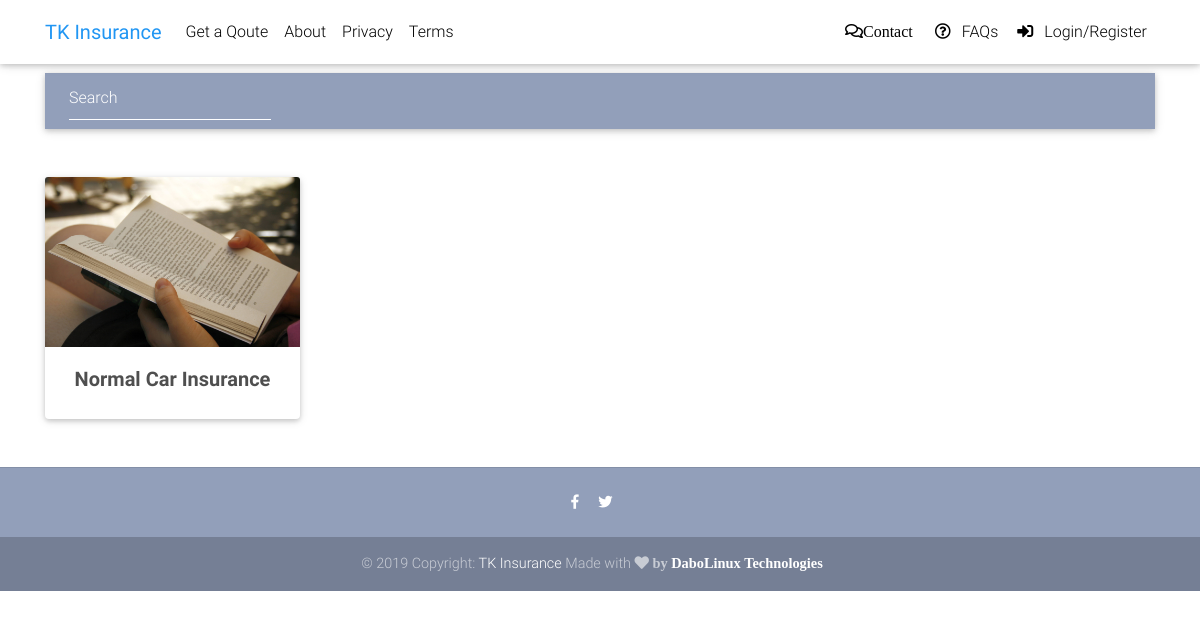
The app's page /insurance/, older data.
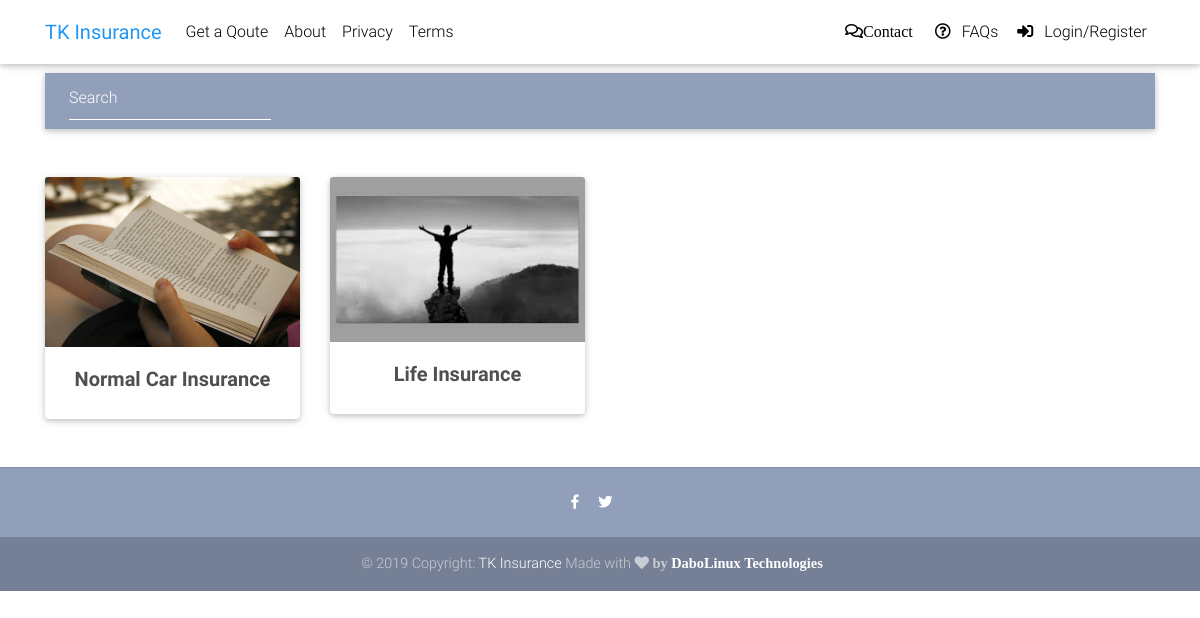
The same page, newer data.
### insurance/models.py (models this page shows, shortened)
class InsuranceType(models.Model):
    name = models.CharField(max_length=255)
    image = models.ImageField(blank=True, null=True, upload_to='insurances')
    uui = models.UUIDField('Insurance Type Unique ID', default=uuid4,)
    summary = RichTextField()
    class Meta:
        verbose_name = 'Insurance Type'
        verbose_name_plural = 'Insurance Types'
        ordering = ["-name",]

### insurance/views.py (the view)
# urls.py: url(r'', InsuranceView.as_view(),  name='list'),
class InsuranceView(ListView):
    template_name = "insurance/insurance_list.html"
    model = InsuranceType
    def get_context_data(self, **kwargs):
        context = super().get_context_data(**kwargs)
        return context

### templates/insurance/insurance_list.html (shortened to what this page needs)
{% extends "core/base.html" %}
{% load static %}
  {% block content %}
  <main>
    <div class="container">
      <nav class="navbar navbar-expand-lg navbar-dark mdb-color lighten-3 mt-3 mb-5">
        <div class="collapse navbar-collapse" id="basicExampleNav">
          <form class="form-inline">
            <div class="md-form my-0">
              <input class="form-control mr-sm-2" type="text" placeholder="Search" aria-label="Search">
            </div>
          </form>
        </div>
      </nav>
      <section class="text-center mb-4">
        <div class="row wow fadeIn">
          {% for insurance in object_list  %}
          <div class="col-lg-3 col-md-6 mb-4">
            <div class="card">
              <div class="view overlay">
                {% if insurance.image %}
                <img src="{{ insurance.image.url }}" class="card-img-top" alt="{{ insurance.name }} Cover">
                {% else %}
                <img src="{% static 'core/img/reading.jpg' %}" class="card-img-top" alt="{{ insurance.name }} Cover">
                {% endif %}
              </div>
              <div class="card-body text-center">
                <h5>
                  <strong>
                    <a href="" class="dark-grey-text"> {{ insurance.name }}
                    </a>
                  </strong>
                </h5>
              </div>
            </div>
          </div>
          {% endfor %}
        </div>
      </section>
    </div>
  </main>
  {% endblock content %}

### templates/core/base.html (shortened to what this page needs)
{% load static %}
<!DOCTYPE html>
<html lang="en">
<head>
  <link rel="stylesheet" href="https://use.fontawesome.com/releases/v5.6.1/css/all.css">
  <link href="{% static  'core/css/bootstrap.min.css' %}" rel="stylesheet">
  <link href="{% static  'core/css/mdb.min.css' %}" rel="stylesheet">
  <link href="{% static  'core/css/style.min.css' %}" rel="stylesheet">
</head>
<body>
    {% include 'core/menu.html' %}
    {% block content %}
    {% endblock content %}
  <footer class="page-footer text-center font-small mt-4 wow fadeIn">
    <hr class="my-4">
    <div class="pb-4">
      <a href="https://www.facebook.com/mdbootstrap" target="_blank">
        <i class="fab fa-facebook-f mr-3"></i>
      </a>
      <a href="https://twitter.com/MDBootstrap" target="_blank">
        <i class="fab fa-twitter mr-3"></i>
      </a>
    </div>
    <div class="footer-copyright py-3">
      © 2019 Copyright:
      <a href="{% url 'core:about' %}" target="_blank">  TK Insurance </a> Made with <i class="fas fa-heart  mr-3"> by <a href="https://ahmadabdulnasir.com.ng/me/" target="_blank">DaboLinux Technologies</a>  </i>
    </div>
  </footer>
</body>
</html>

### templates/core/menu.html (shortened to what this page needs)
{% load static %}
<header>
 <nav class="navbar fixed-top navbar-expand-lg navbar-light white scrolling-navbar">
    <div class="container">
      <a class="navbar-brand waves-effect" href="/">
        <strong class="blue-text">TK Insurance</strong>
      </a>
      <div class="collapse navbar-collapse" id="navbarSupportedContent">
        <ul class="navbar-nav mr-auto">
          <li class="nav-item">
            <a class="nav-link waves-effect" href="">Get a Qoute</a>
          </li>
          <li class="nav-item">
            <a class="nav-link waves-effect" href="{% url 'core:about' %}">About</a>
          </li>
          <li class="nav-item">
            <a class="nav-link waves-effect" href="{% url 'core:privacy' %}">Privacy</a>
          </li>
          <li class="nav-item">
            <a class="nav-link waves-effect" href="{% url 'core:terms' %}">Terms</a>
          </li>
        </ul>
        <ul class="navbar-nav nav-flex-icons">
          <li class="nav-item">
            <a class="nav-link waves-effect" href=""><i class="far fa-comments">Contact</i></a>
          </li>
          <li class="nav-item">
            <a href="{% url 'core:help' %}" class="nav-link waves-effect">
              <i class="far fa-question-circle mr-2"></i>FAQs
            </a>
          </li>
          {% if user.is_authenticated %}
          <li class="nav-item">
            <a href="{% url 'accounts:dashboard' %}" class="nav-link border border-light rounded waves-effect">
              <i class="fas fa-user mr-2"></i>My Account
            </a>
          </li>
          <li class="nav-item">
            <a href="{% url 'accounts:logout' %}" class="nav-link waves-effect">
              <i class="fas fa-sign-out-alt mr-2"></i>Logout
            </a>
          </li>
          {% else %}
          <li class="nav-item">
            <a href="{% url 'accounts:login' %}" class="nav-link waves-effect">
              <i class="fas fa-sign-in-alt mr-2"></i>Login/Register
            </a>
          </li>
          {% endif %}
        </ul>
      </div>
    </div>
  </nav>
</header>

Row changes from the older to the newer data that the page shows:
added InsuranceType: image (picture), name "Life Insurance"
